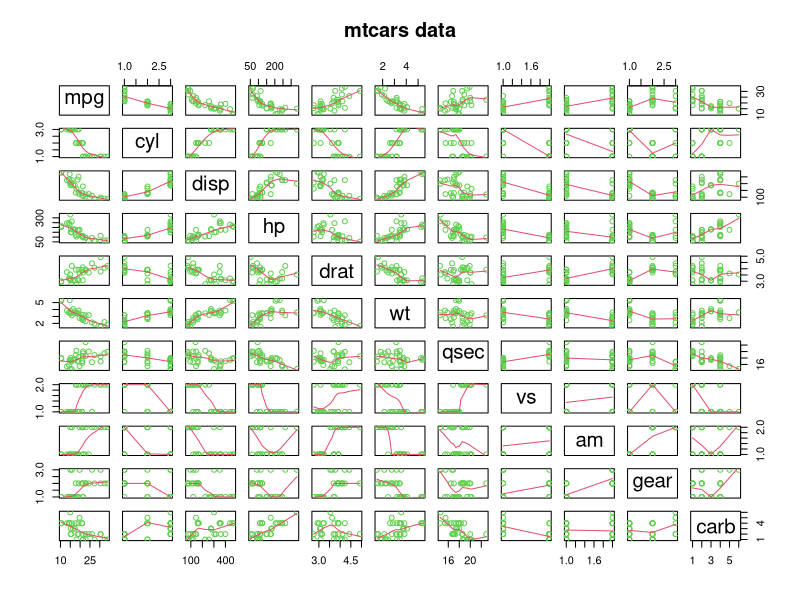
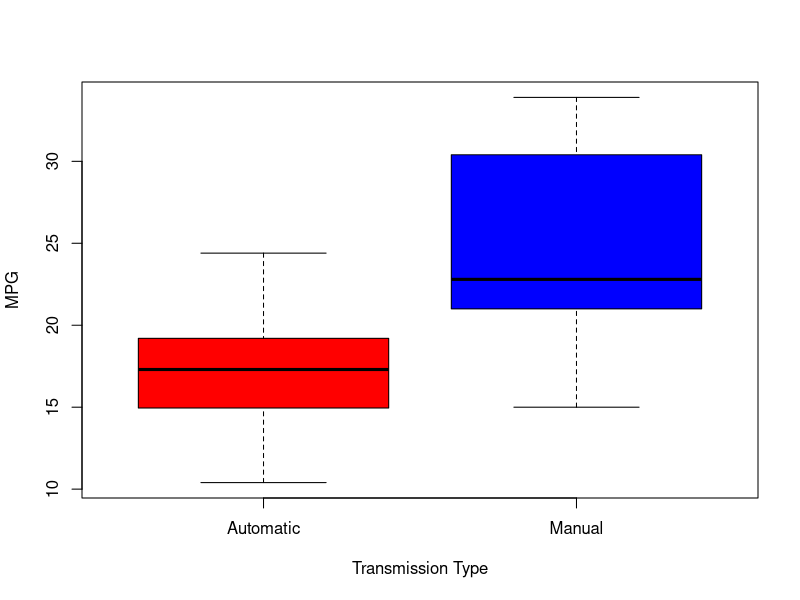
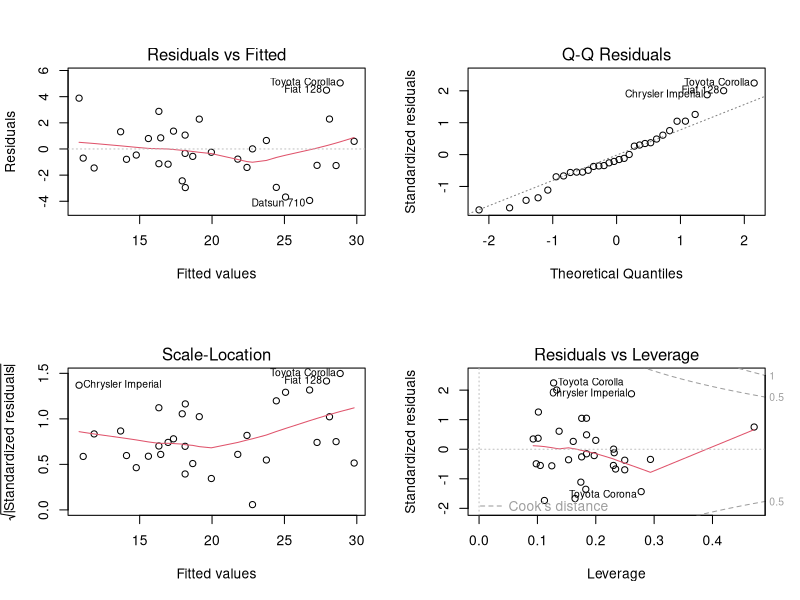

Write R code to recreate these figures, in order.
## ---- chunk 1
data(mtcars)
mtcars$cyl  <-  factor(mtcars$cyl)
mtcars$vs   <-  factor(mtcars$vs)
mtcars$am   <-  factor(mtcars$am, labels = c("Automatic","Manual"))
mtcars$gear <-  factor(mtcars$gear)
mtcars$carb <-  factor(mtcars$carb)

## ---- chunk 2
pairs(mtcars, panel=panel.smooth, main = "mtcars data", col=3)

boxplot(mpg ~ am, data = mtcars, col=c("red","blue"), ylab= "MPG", xlab= "Transmission Type")

## ---- chunk 3

initialModel <- lm(mpg ~., data = mtcars)
bestModel <- step(initialModel, direction = "both", trace = 0)
summary(bestModel)

## ---- chunk 4

modelAM <- lm(mpg ~ am, data=mtcars)
anova(modelAM,bestModel)

## ---- chunk 5

par(mfrow=c(2,2))
plot(bestModel)

## ---- chunk 6

leverage <- hatvalues(bestModel)
tail(sort(leverage),3)

influential <- dfbetas(bestModel)
tail(sort(influential[,6]),3)

## ---- chunk 7
summary(bestModel)$coef

